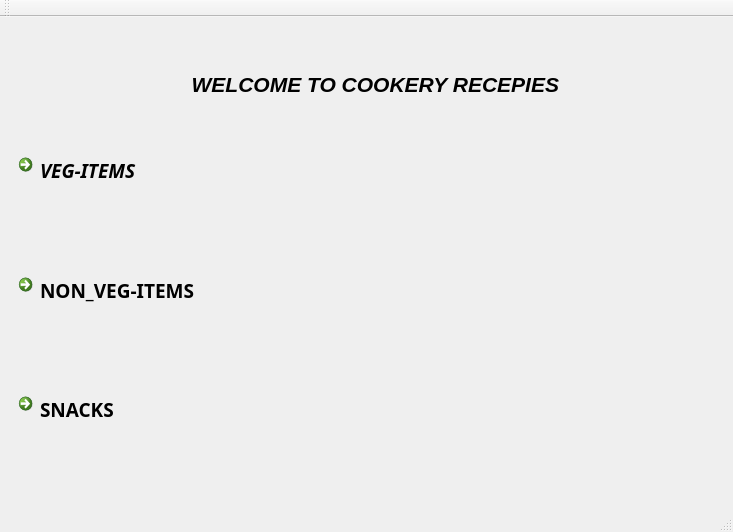
<?xml version="1.0" encoding="UTF-8"?>
<ui version="4.0">
 <class>MainWindow</class>
 <widget class="QMainWindow" name="MainWindow">
  <property name="geometry">
   <rect>
    <x>0</x>
    <y>0</y>
    <width>733</width>
    <height>532</height>
   </rect>
  </property>
  <property name="windowTitle">
   <string>MainWindow</string>
  </property>
  <widget class="QWidget" name="centralWidget">
   <layout class="QVBoxLayout" name="verticalLayout_3">
    <item>
     <layout class="QVBoxLayout" name="verticalLayout_2">
      <item>
       <layout class="QVBoxLayout" name="verticalLayout">
        <item>
         <widget class="QLabel" name="label">
          <property name="font">
           <font>
            <pointsize>16</pointsize>
            <weight>75</weight>
            <italic>true</italic>
            <bold>true</bold>
           </font>
          </property>
          <property name="text">
           <string>                               WELCOME TO COOKERY RECEPIES</string>
          </property>
         </widget>
        </item>
        <item>
         <widget class="QCommandLinkButton" name="commandLinkButton">
          <property name="font">
           <font>
            <family>MS PMincho</family>
            <pointsize>14</pointsize>
            <italic>true</italic>
           </font>
          </property>
          <property name="text">
           <string>VEG-ITEMS</string>
          </property>
         </widget>
        </item>
        <item>
         <widget class="QCommandLinkButton" name="commandLinkButton_2">
          <property name="font">
           <font>
            <family>MS PMincho</family>
            <pointsize>14</pointsize>
           </font>
          </property>
          <property name="text">
           <string>NON_VEG-ITEMS</string>
          </property>
         </widget>
        </item>
        <item>
         <widget class="QCommandLinkButton" name="commandLinkButton_3">
          <property name="font">
           <font>
            <family>MS PMincho</family>
            <pointsize>14</pointsize>
           </font>
          </property>
          <property name="text">
           <string>SNACKS</string>
          </property>
         </widget>
        </item>
       </layout>
      </item>
     </layout>
    </item>
   </layout>
  </widget>
  <widget class="QMenuBar" name="menuBar">
   <property name="geometry">
    <rect>
     <x>0</x>
     <y>0</y>
     <width>733</width>
     <height>20</height>
    </rect>
   </property>
  </widget>
  <widget class="QToolBar" name="mainToolBar">
   <attribute name="toolBarArea">
    <enum>TopToolBarArea</enum>
   </attribute>
   <attribute name="toolBarBreak">
    <bool>false</bool>
   </attribute>
  </widget>
  <widget class="QStatusBar" name="statusBar"/>
 </widget>
 <layoutdefault spacing="6" margin="11"/>
 <resources/>
 <connections/>
</ui>
